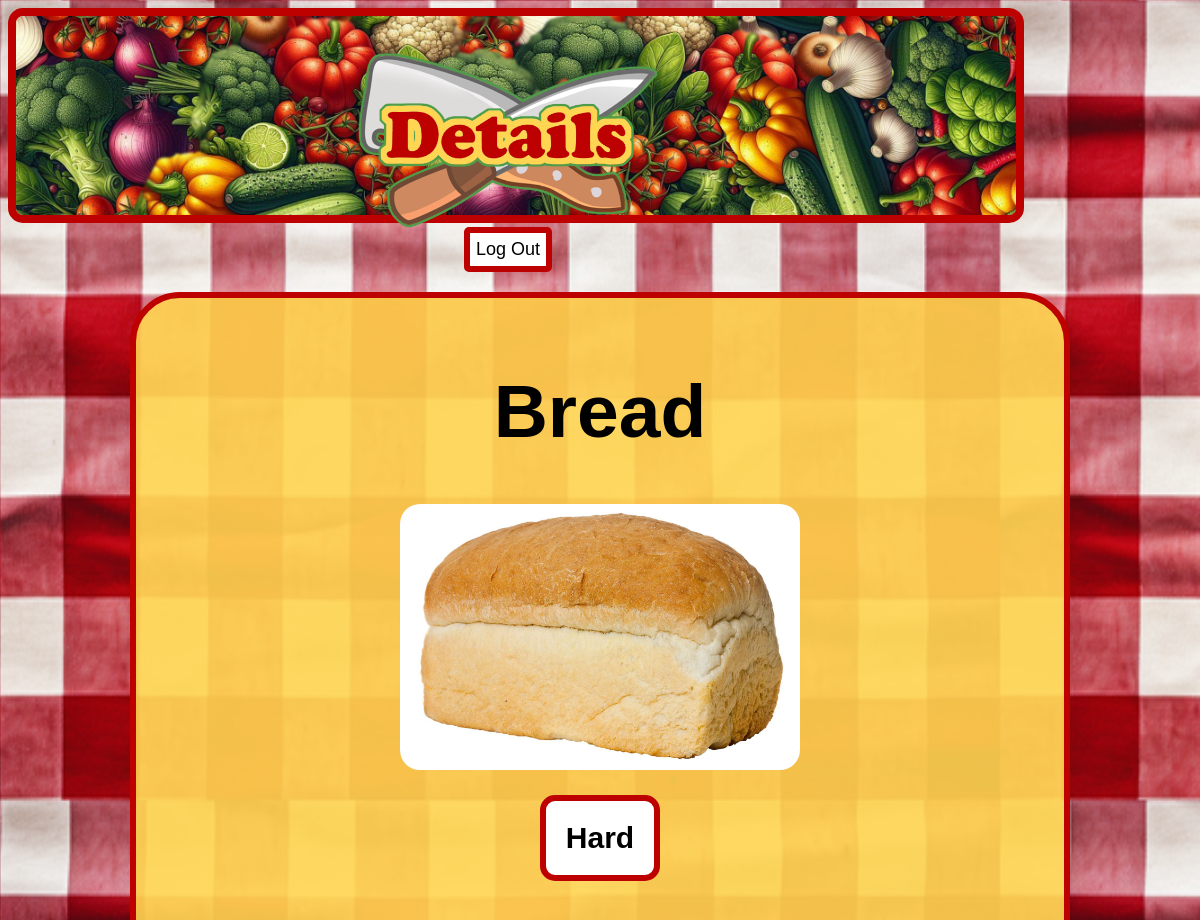
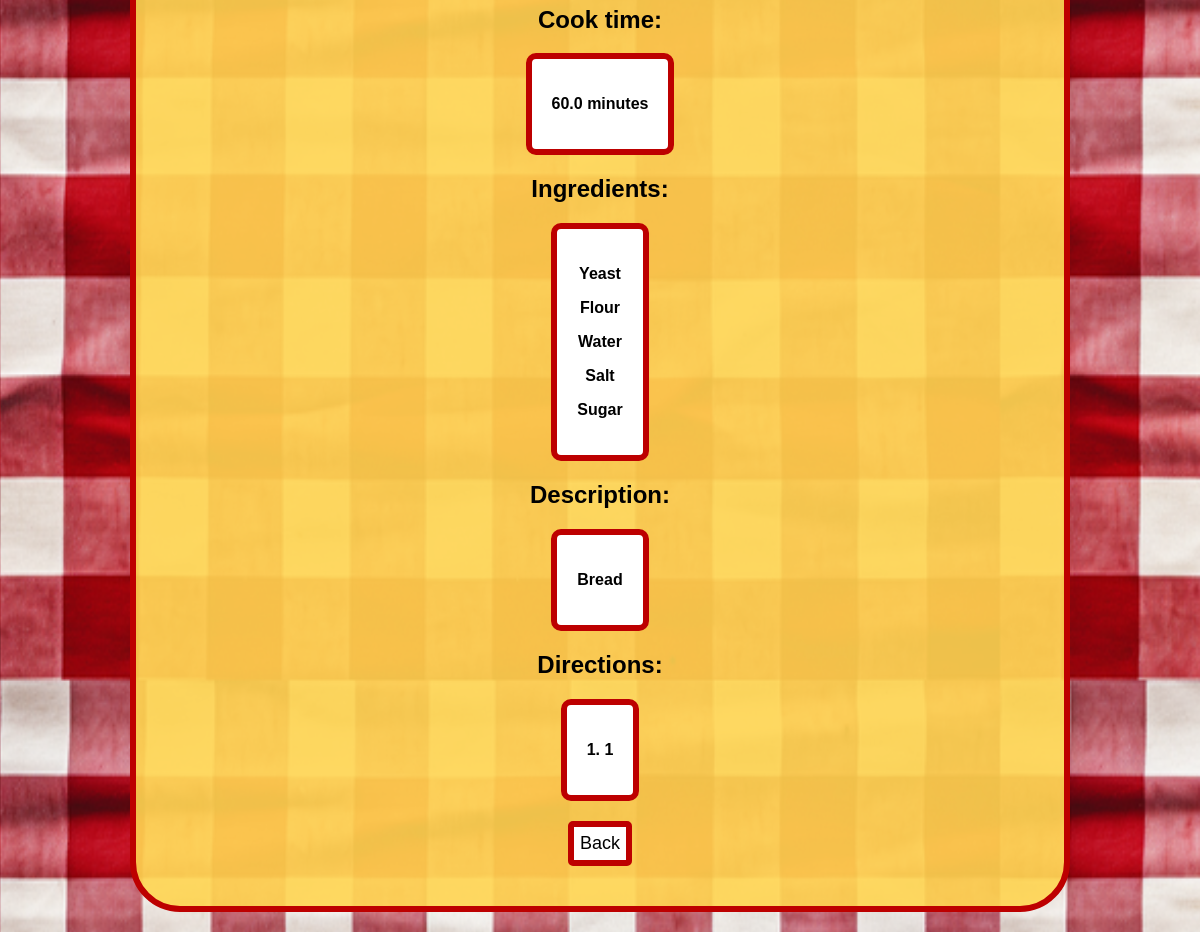
/all_recipes/13 (signed in), run on the app's committed database (2 pictures, top to bottom).
### recipes/models.py (models this page shows, shortened)
class Recipe(models.Model):
    name = models.CharField(max_length=50)
    cook_time = models.FloatField(help_text='in minutes')
    ingredients = models.CharField(max_length=120)
    description = models.TextField(max_length=200)
    steps = models.TextField(max_length=1000, help_text='Seperate each step with two commas')
    image = models.ImageField(upload_to='recipe_images', default='no_img.PNG')
    def calc_difficulty(self):
        ingredients = self.ingredients.split(', ')
        if self.cook_time < 10 and len(ingredients) < 4:
            self.difficulty = 'Easy'
        elif self.cook_time < 10 and len(ingredients) >= 4:
            self.difficulty = 'Medium'
        elif self.cook_time >= 10 and len(ingredients) < 4:
            self.difficulty = 'Intermediate'
        else:
            self.difficulty = 'Hard'
        return self.difficulty
    def ingredients_to_list(self):
        ingredients_list = self.ingredients.split(',')
        return ingredients_list
    def steps_to_list(self):
        steps_list = self.steps.split(',, ')
        numbered_steps = []
        for index, item in enumerate(steps_list):
            numbered_item = f'{index + 1}. {item}'
            numbered_steps.append(numbered_item)
        return numbered_steps

### recipes/views.py (the view)
# urls.py: path('all_recipes/<int:pk>', ViewRecipeDetails.as_view(), name='details'),
class ViewRecipeDetails(LoginRequiredMixin, DetailView):
    model = Recipe
    template_name = 'recipes/details.html'

### recipes/templates/recipes/details.html (shortened to what this page needs)
<!DOCTYPE html>
<html>
    <head>
        {% load static %}
        <link rel="stylesheet" type="text/css" href="{% static 'recipes/css/styles.css' %}">
    </head>
    <body>
        <div class="banner">
            <img id="logo" src="{% static 'recipes/images/details.png' %}">
            {% if user.is_authenticated %}
                <button>
                    <a href="/success/">Log Out</a>
                </button>
            {% endif %}
        </div>
        <div class="recipe_details">
            <h1>{{object.name}}</h1>
            <img style="width: 400px; border-radius: 20px;" src="{{object.image.url}}">
            <h2 class="difficulty">{{object.calc_difficulty}}</h2>
            <h2>Cook time:</h2>
            <div class="details_box">
                <p>{{object.cook_time}} minutes</p>
            </div>
            <h2>Ingredients:</h2>
            <div class="details_box">
                {% for ingredient in object.ingredients_to_list %}
                    <p>{{ingredient}}</p>
                {% endfor %}
            </div>
            <h2>Description:</h2>
            <div class="details_box">
                <p>{{object.description}}</p>
            </div>
            <h2>Directions:</h2>
            <div class="details_box">
                {% for step in object.steps_to_list %}
                <p>{{step}}</p>
                {% endfor %}
            </div>
            <button style="margin: 20px;" onclick="goBack()">
                Back
            </button>
        </div>
    </body>
</html>

### recipes/static/recipes/css/styles.css (style rules this page uses)
* { font-family: Verdana, Geneva, Tahoma, sans-serif; list-style: none; }
body { background-image: url("../images/background.png"); background-repeat: repeat; background-size: 1000px 800px; }
.banner { position: relative; width: 1000px; text-align: center; }
#logo { position: absolute; top: 50%; left: 50%; transform: translate(-50%, -50%); width: 300px; z-index: 1; }
button { background-color: white; font-size: large; border-width: 6px; border-color: rgb(189, 000, 000); border-style: solid; border-radius: 5px; padding: 6px; }
a { text-decoration: none; color: black; }

### recipes/templates/recipes/details.html (style rules this page uses)
.recipe_details { display: flex; flex-direction: column; justify-content: center; align-items: center; background-color: rgba(255, 213, 082, .9); border-radius: 50px; border-color: rgb(189, 000, 000); border-style: solid; border-width: 6px; margin: 20px auto; width: 75%; text-align: center; padding: 20px; }
h1 { font-size: 75px; }
.difficulty { background-color: white; font-size: 30px; padding: 20px; border-width: 6px; border-color: rgb(189, 000, 000); border-style: solid; border-radius: 15px; }

### data on the page
Recipe: name "Bread", image (picture), calc_difficulty "Hard", cook_time "60.0", description "Bread"

### other printed values
{{ ingredient }} "Yeast" "Flour" "Water" "Salt" "Sugar"
{{ step }} "1. 1"
